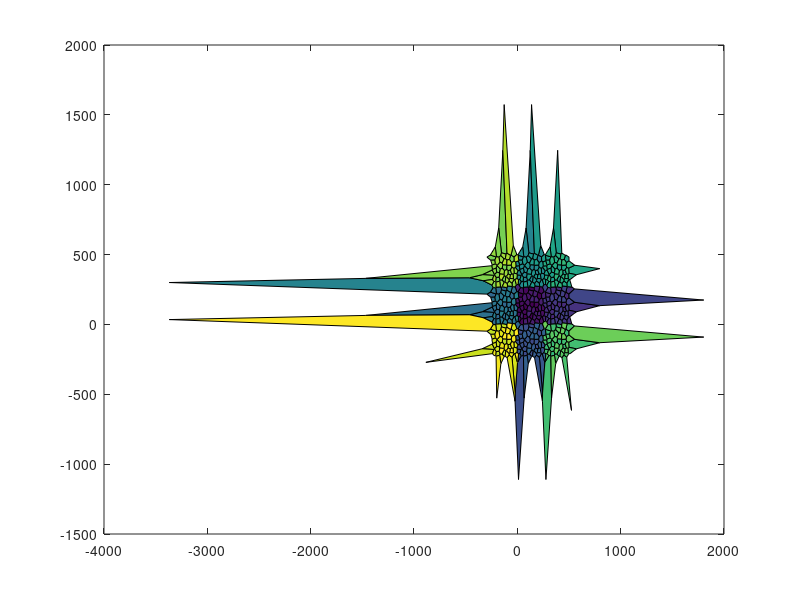
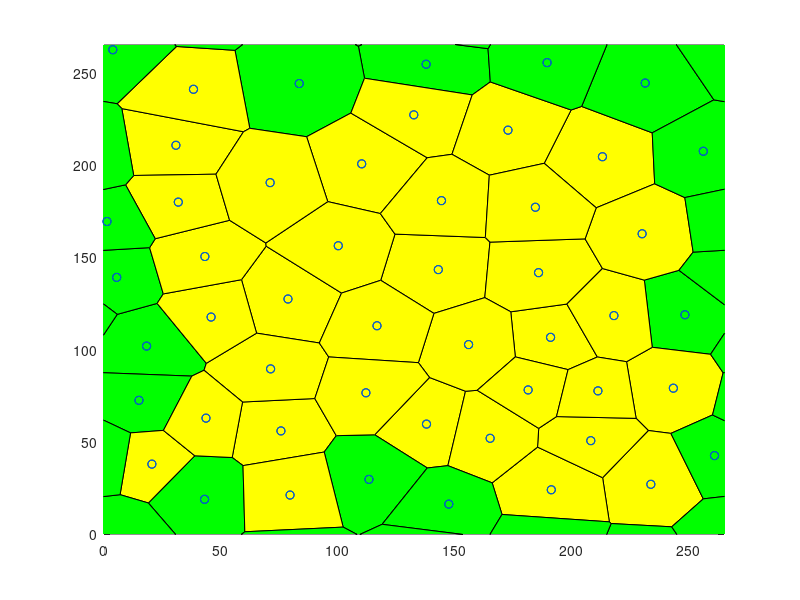

These figures' MATLAB source, in order: (Note: this script raises an error after producing the figures.)
r = 620; % Updated seed to match target
NbPoints = 50; 
limit = 3; 
cpt = 'quadratic';
prefix = 'RFB';
potential = 'ani';

%% Store data in the right folder
close all;
scriptDir = fileparts(mfilename('fullpath'));
projectRoot = fileparts(scriptDir);
outputDir = fullfile(projectRoot, 'input_files');

if ~exist(outputDir, 'dir')
    mkdir(outputDir);
end

%% Parameters
rng(r);
TOTALTIME = 100.000000;
SEED = 89542;
TIMEINTERVAL = 0.25;
error_tolerance_absolute_mechanical = 0.010000;
TISSUE_EXT_STRESS_X = 0.000000;     %should both be 0 to relax tissue, change before dynamic
TISSUE_EXT_STRESS_Y = 0.000000; 
equilibriumtolerance = 1.000000e-2;
NUCLEATIONBASECRITERIA = false;
Ratio = 10/3;
EpsilonMax = 0.091;
ExternalStressRatio = 0.85;

T1ON = 1; 
APOPTOSISON = 1;
MITOSISON = 0;
WRITEMITOSIS = 1; 
VERBOSEON = 1; 
EQUILIBRIUMMITOSIS = 1; 

%Mysterious Parameters
CELLPRESSURETYPE = cpt;
TCJSTRENGTH = 100;
THETAAN = 3.14 / 2.0 ;    
ANSTRENGTH = 25; 

% --- Standard Constants ---
GAMMA = 10.0;
t0 = 1;
l0 = 25;
% Manually setting K to match your specific target output
LX = 1.5*l0*sqrt(NbPoints);
LY = 1.5*l0*sqrt(NbPoints);
A0 = LX*LY/NbPoints;
K = Ratio * GAMMA/l0;
ALPHAM = GAMMA*t0/l0;               %the paper had 5.5
TISSUE_ALPHA = 10*ALPHAM;
INITIALSTEPSIZE = t0/10000;
MINAREA = A0/100;
MINLENGTH = l0/40;
NEWEDGELENGTH = l0/20;
CURRENTTIME = 0.000000;
KAPPA=(1/100)*0.227*5.502/ALPHAM;
GAMMA0=GAMMA;
Y=1.25*GAMMA/EpsilonMax;
NUCLEATIONTHRESHOLD = 0.95*EpsilonMax*Y;

%% Simulation Detail Parameters
% Calculate Mesh based on A0 and NbPoints to get LX = 167.705098
Mesh = LX;

nomfichier_filename= [prefix '_NbPts_' num2str(NbPoints,'%04d') '_rng_' num2str(r,'%04d') '_pot_' potential '_lim_' num2str(limit, '%2d') '20.txt'];
nomfichier = fullfile(outputDir, nomfichier_filename);

%% Generate Voronoi
fprintf('Writing file: %s\n', nomfichier);
f1=figure();
f2=figure();
Points1=Mesh*rand(NbPoints,2); 

it = 0;
while it < limit
    Pointsa=Points1+Mesh*[ones(NbPoints,1) zeros(NbPoints,1)];
    Pointsb=Points1-Mesh*[zeros(NbPoints,1) ones(NbPoints,1)];
    Pointsc=Points1-Mesh*[ones(NbPoints,1) zeros(NbPoints,1)];
    Pointsd=Points1+Mesh*[zeros(NbPoints,1) ones(NbPoints,1)];
    Pointse=Points1+Mesh*[ones(NbPoints,1) ones(NbPoints,1)];
    Pointsf=Points1+Mesh*[ones(NbPoints,1) -ones(NbPoints,1)];
    Pointsg=Points1+Mesh*[-ones(NbPoints,1) ones(NbPoints,1)];
    Pointsh=Points1+Mesh*[-ones(NbPoints,1) -ones(NbPoints,1)];
    Pointst=[Points1; Pointsa; Pointsb; Pointsc; Pointsd; Pointse; Pointsf; Pointsg; Pointsh];
    
    [v,c]=voronoin(Pointst);
    
    centroids = zeros(NbPoints,2);
    centroidcount = 0;
   
    for i = 1:length(c)
        signedarea = 0;
        centroidx = 0;
        centroidy = 0;
        if (all(c{i}~=1))
            for s = 1:length(c{i})
                if s == length(c{i}) 
                    signedarea = signedarea + v(c{i}(s),1)*v(c{i}(1),2) - v(c{i}(1),1)*v(c{i}(s),2);
                else
                    signedarea = signedarea + v(c{i}(s),1)*v(c{i}(s+1),2) - v(c{i}(s+1),1)*v(c{i}(s),2);
                end
            end
            signedarea = .5*signedarea;
            for j = 1:length(c{i})
                if j == length(c{i})
                    centroidx = centroidx + (v(c{i}(j),1)+v(c{i}(1),1))*(v(c{i}(j),1)*v(c{i}(1),2) - v(c{i}(1),1)*v(c{i}(j),2));
                    centroidy = centroidy + (v(c{i}(j),2)+v(c{i}(1),2))*(v(c{i}(j),1)*v(c{i}(1),2) - v(c{i}(1),1)*v(c{i}(j),2));
                    
                else
                    centroidx = centroidx + (v(c{i}(j),1)+v(c{i}(j+1),1))*(v(c{i}(j),1)*v(c{i}(j+1),2) - v(c{i}(j+1),1)*v(c{i}(j),2));
                    centroidy = centroidy + (v(c{i}(j),2)+v(c{i}(j+1),2))*(v(c{i}(j),1)*v(c{i}(j+1),2) - v(c{i}(j+1),1)*v(c{i}(j),2));
                end
            end
            centroidx = (1/(6*signedarea))*centroidx;
            centroidy = (1/(6*signedarea))*centroidy;
            if centroidx > 0 && centroidx < Mesh && centroidy > 0 && centroidy < Mesh
                centroidcount = centroidcount + 1;
                centroids(centroidcount,:) = [centroidx centroidy];
            end
        end
    end
    it = it + 1;
    Points1 = centroids;
end

%% Representation of the result
 set(0,'CurrentFigure',f1);
 plot(Points1(:,1),Points1(:,2),'r+');
 set(0,'CurrentFigure',f2);
 plot(Points1(:,1),Points1(:,2),'r+');
 hold on
 for i = 1:length(c)
     if (all(c{i}~=1))
         set(0,'CurrentFigure',f1)
         patch(v(c{i},1),v(c{i},2),i)
     end
     IN=(all(v(c{i},1)>0)&all(v(c{i},1)<Mesh)&all(v(c{i},2)>0)&all(v(c{i},2)<Mesh));
     IN2=(any(v(c{i},1)>0)&any(v(c{i},1)<Mesh)&any(v(c{i},2)>0)&any(v(c{i},2)<Mesh))&(~IN);
     if (all(c{i}~=1)&&IN)
         set(0,'CurrentFigure',f2)
         patch(v(c{i},1),v(c{i},2),'y'); 
     end
     if (all(c{i}~=1)&&(IN2))
         set(0,'CurrentFigure',f2)
         patch(v(c{i},1),v(c{i},2),'g');
     end
 end
 set(0,'CurrentFigure',f2)
 xlim([0 Mesh]);
 ylim([0 Mesh]);
 plot(Points1(:,1),Points1(:,2),'bo');
 scatter(centroids(:,1),centroids(:,2),'r+')

for i = 1:length(c)
    INGLOBAL=any((v(c{i},1)>0)&v(c{i},1)<Mesh&v(c{i},2)>0&v(c{i},2)<Mesh);
    if INGLOBAL
        ListVertex=c{i};
        area=0;
        for k=1:length(c{i})
            kplus=mod(k,length(c{i}))+1;
            area=area+v(c{i}(k),1)*v(c{i}(kplus),2)-v(c{i}(kplus),1)*v(c{i}(k),2);
        end
        if(area<0)    c{i}=fliplr(c{i}); end
    end
end

%% Export to a file (EXACT MATCH TO TARGET VALUES)
fid=fopen(nomfichier,'wt');
fprintf(fid, 'Voronoi Tesselation Data: \n');
fprintf(fid, 'NumbCells %d \t rng %d \n', NbPoints, r);
fprintf(fid, 'ratio pressure to tension\t%f\n', Ratio);
fprintf(fid, 'Global:\n');
fprintf(fid, 'LX\t%f\nLY\t%f\n', Mesh, Mesh);
fprintf(fid, 'A0\t%f\n', A0);
fprintf(fid, 'SEED\t%d\n', SEED);
fprintf(fid, 'TIMEINTERVAL\t%f\n', TIMEINTERVAL);
fprintf(fid, 'MINAREA\t%f\n', MINAREA);
fprintf(fid, 'MINLENGTH\t%f\n', MINLENGTH);
fprintf(fid, 'NEWEDGELENGTH\t%f\n', NEWEDGELENGTH);
fprintf(fid, 'K\t%f\n', K);
fprintf(fid, 'GAMMA\t%f\n', GAMMA);
fprintf(fid, 'TOTALTIME\t%f\n', TOTALTIME);
fprintf(fid, 'CURRENTTIME\t%f\n', CURRENTTIME);
fprintf(fid, 'VERBOSEON\t%d\n', VERBOSEON);
fprintf(fid, 'INITIALSTEPSIZE\t%f\n', INITIALSTEPSIZE);
fprintf(fid, 'error_tolerance_absolute_mechanical\t%f\n', error_tolerance_absolute_mechanical);
% Format TISSUE_ALPHA to 2 decimal places as per target
fprintf(fid, 'TISSUE_ALPHA\t%2.2f\n', TISSUE_ALPHA);
fprintf(fid, 'ALPHAM\t%f\n', ALPHAM);
fprintf(fid, 'TISSUE_EXT_STRESS_X\t%f\n', TISSUE_EXT_STRESS_X);
fprintf(fid, 'TISSUE_EXT_STRESS_Y\t%f\n', TISSUE_EXT_STRESS_Y);
fprintf(fid, 'equilibriumtolerance\t%e\n', equilibriumtolerance);
fprintf(fid, 'NUCLEATIONTHRESHOLD\t%f\n', NUCLEATIONTHRESHOLD);
fprintf(fid, 'NUCLEATIONBASECRITERIA\t%d\n', NUCLEATIONBASECRITERIA);
fprintf(fid, 'KAPPA\t%f\n', KAPPA);
fprintf(fid, 'Y\t%f\n', Y);
fprintf(fid, 'EpsilonMax\t%f\n', EpsilonMax);
fprintf(fid, 'ExternalStressRatio\t%f\n', ExternalStressRatio);
fprintf(fid, 'endGlobal\n');

fprintf(fid, 'Vertices\n');
fprintf(fid, 'id\tx\ty\n');

NbVertex=0;
CentralVertices=zeros(length(v),2);
for i = 2:length(v)   
    if(v(i,1)>0&&v(i,1)<Mesh&&v(i,2)>0&&v(i,2)<Mesh)
        fprintf(fid,'%d',i);
        fprintf(fid,'\t %2.4f',v(i,1));
        fprintf(fid,'\t %2.4f',v(i,2));
        fprintf(fid,'\n');
        NbVertex=NbVertex+1;
        CentralVertices(NbVertex,1)=v(i,1);
        CentralVertices(NbVertex,2)=v(i,2);
    end
end

CentralVertices=CentralVertices(1:NbVertex,1:2);
EqVertex=zeros(NbVertex,1);

for i = 2:length(v)
    vcorrige=zeros(1,2);
    vtest=v(i,:);
    if (vtest(1)>0&&vtest(1)<Mesh&&vtest(2)>0&&vtest(2)<Mesh) vcorrige=vtest;end
    vtest=v(i,:)-Mesh*[1 0];
    if (vtest(1)>0&&vtest(1)<Mesh&&vtest(2)>0&&vtest(2)<Mesh) vcorrige=vtest;  end
    vtest=v(i,:)-Mesh*[0 1];
    if (vtest(1)>0&&vtest(1)<Mesh&&vtest(2)>0&&vtest(2)<Mesh) vcorrige=vtest;  end
    vtest=v(i,:)+Mesh*[1 0];
    if (vtest(1)>0&&vtest(1)<Mesh&&vtest(2)>0&&vtest(2)<Mesh) vcorrige=vtest;  end
    vtest=v(i,:)+Mesh*[0 1];
    if (vtest(1)>0&&vtest(1)<Mesh&&vtest(2)>0&&vtest(2)<Mesh) vcorrige=vtest;  end
    vtest=v(i,:)-Mesh*[1 1];
    if (vtest(1)>0&&vtest(1)<Mesh&&vtest(2)>0&&vtest(2)<Mesh) vcorrige=vtest;  end
    vtest=v(i,:)-Mesh*[1 -1];
    if (vtest(1)>0&&vtest(1)<Mesh&&vtest(2)>0&&vtest(2)<Mesh) vcorrige=vtest;  end
    vtest=v(i,:)+Mesh*[1 1];
    if (vtest(1)>0&&vtest(1)<Mesh&&vtest(2)>0&&vtest(2)<Mesh) vcorrige=vtest;  end
    vtest=v(i,:)+Mesh*[1 -1];
    if (vtest(1)>0&&vtest(1)<Mesh&&vtest(2)>0&&vtest(2)<Mesh) vcorrige=vtest;  end
    
    column=find(all(abs((repmat(vcorrige,size(v,1),1))'-v')<0.000001));
    if(~isempty(column))
        EqVertex(i)=column;
    end
end

fprintf(fid, 'Edges\n');
fprintf(fid, 'id\tvertex1\tvertex2\txflag\tyflag\n');
NbEdgeMax=3*NbVertex; 
Edges.Vertices=zeros(NbEdgeMax,2);
Edges.Crossx12=zeros(NbEdgeMax,1);
Edges.Crossx21=zeros(NbEdgeMax,1);
Edges.Crossy12=zeros(NbEdgeMax,1);
Edges.Crossy21=zeros(NbEdgeMax,1);

EdgeIncrement=0; 
for i = 1:length(c) 
    INGLOBAL=any( (v(c{i},1)>0) & v(c{i},1)<Mesh & v(c{i},2)>0 & v(c{i},2)<Mesh);
    if INGLOBAL 
        ListVertex=c{i}; 
        for j=1:length(ListVertex) 
            testdejainscrit=0;
            for k=1:EdgeIncrement
                if ((EqVertex((ListVertex(j)))==Edges.Vertices(k,1)...
                        &&EqVertex(ListVertex(mod(j,length(ListVertex))+1))==Edges.Vertices(k,2))...
                        ||...
                        (EqVertex(ListVertex(j))==Edges.Vertices(k,2)...
                        &&EqVertex(ListVertex(mod(j,length(ListVertex))+1))==Edges.Vertices(k,1)))
                    testdejainscrit=1;
                else
                end
            end
            if(~testdejainscrit)
                EdgeIncrement=EdgeIncrement+1;
                Edges.Vertices(EdgeIncrement,1)=EqVertex(ListVertex(j)); 
                Edges.Vertices(EdgeIncrement,2)=EqVertex(ListVertex(mod(j,length(ListVertex))+1)); 
                Vertex1encours=ListVertex(j);
                Vertex1encourseq=EqVertex(ListVertex(j));
                Vertex2encours=ListVertex(mod(j,length(ListVertex))+1);
                Vertex2encourseq=EqVertex(ListVertex(mod(j,length(ListVertex))+1));
                
                fprintf(fid,'%d',EdgeIncrement);
                fprintf(fid,'\t %d', Edges.Vertices(EdgeIncrement,1));
                fprintf(fid,'\t %d', Edges.Vertices(EdgeIncrement,2));
                
                VertexCross21=(EqVertex(ListVertex(j))~=ListVertex(j))&&(EqVertex(ListVertex(mod(j,length(ListVertex))+1))==ListVertex(mod(j,length(ListVertex))+1));
                VertexCross12=(EqVertex(ListVertex(j))==ListVertex(j))&&(EqVertex(ListVertex(mod(j,length(ListVertex))+1))~=ListVertex(mod(j,length(ListVertex))+1));
                
                if((EqVertex(ListVertex(j))~=ListVertex(j))&&(EqVertex(ListVertex(mod(j,length(ListVertex))+1))==ListVertex(mod(j,length(ListVertex))+1)))
                    if(v(ListVertex(j),1)<0) Edges.Crossx12(EdgeIncrement)=1; end
                    if(v(ListVertex(j),1)>Mesh) Edges.Crossx21(EdgeIncrement)=1; end
                    if(v(ListVertex(j),2)<0) Edges.Crossy12(EdgeIncrement)=1; end
                    if(v(ListVertex(j),2)>Mesh) Edges.Crossy21(EdgeIncrement)=1; end
                end
                if((EqVertex(ListVertex(j))==ListVertex(j))&&(EqVertex(ListVertex(mod(j,length(ListVertex))+1))~=ListVertex(mod(j,length(ListVertex))+1)))
                    if(v(ListVertex(mod(j,length(ListVertex))+1),1)<0) Edges.Crossx21(EdgeIncrement)=1; end
                    if(v(ListVertex(mod(j,length(ListVertex))+1),1)>Mesh) Edges.Crossx12(EdgeIncrement)=1; end
                    if(v(ListVertex(mod(j,length(ListVertex))+1),2)<0) Edges.Crossy21(EdgeIncrement)=1; end
                    if(v(ListVertex(mod(j,length(ListVertex))+1),2)>Mesh) Edges.Crossy12(EdgeIncrement)=1; end
                end
                
                if((EqVertex(ListVertex(j))~=ListVertex(j))&&(EqVertex(ListVertex(mod(j,length(ListVertex))+1))~=ListVertex(mod(j,length(ListVertex))+1)))
                    v1=v(ListVertex(j),:);
                    v2=v(ListVertex(mod(j,length(ListVertex))+1),:);
                    eqv1=v(EqVertex(ListVertex(j)),:);
                    eqv2=v(EqVertex(ListVertex(mod(j,length(ListVertex))+1)),:);
                    if(v2(1)>v1(1))&&(eqv2(1)<eqv1(1)) Edges.Crossx12(EdgeIncrement)=1; end
                    if(v2(1)<v1(1))&&(eqv2(1)>eqv1(1)) Edges.Crossx21(EdgeIncrement)=1; end
                    if (v2(2)>v1(2))&&(eqv2(2)<eqv1(2))Edges.Crossy12(EdgeIncrement)=1; end
                    if (v2(2)<v1(2))&&(eqv2(2)>eqv1(2)) Edges.Crossy21(EdgeIncrement)=1; end
                end
                
                newxflag=0;
                newyflag=0;
                if ( (Edges.Crossx12(EdgeIncrement)==1) || (Edges.Crossx21(EdgeIncrement)==1) )
                    newxflag=1;
                end
                if ( (Edges.Crossy12(EdgeIncrement)==1) || (Edges.Crossy21(EdgeIncrement)==1) )
                    newyflag=1;
                end
                
                fprintf(fid,'\t %d \t %d \n', newxflag, newyflag);
                
            end
        end
    end
end

%% Then we go to the cells
cinside=cell(length(c),1);
CellIncrement=0;
for i=1:length(c)
    INGLOBAL=any((v(c{i},1)>0)&v(c{i},1)<Mesh&v(c{i},2)>0&v(c{i},2)<Mesh);
    if INGLOBAL
        CellIncrement=CellIncrement+1;
        cinside{CellIncrement}=EqVertex(c{i});
    end
end
NbCellsInside=CellIncrement;
cinside=cinside(1:NbCellsInside);
cinside2=cell(NbCellsInside,1);
CellIncrement=0;
for i=1:NbCellsInside
    dejavu=false;
    for j=1:i-1
        if ((length(cinside{i})==length(cinside{j}))&&all(sort(cinside{i})==sort(cinside{j}))) dejavu=true; end
    end
    if (~dejavu) CellIncrement=CellIncrement+1;cinside2{CellIncrement}=cinside{i}; end
end
cinside2=cinside2(1:CellIncrement);

fprintf(fid, 'Cells\n');
if (strcmp(potential,'tcj'))
    fprintf(fid, 'id\tA0\tEdgeNumb\tEdgeList\tPotential\tTCJStrength\tCellPressureType\n');
else
    fprintf(fid, 'id\tA0\tEdgeNumb\tEdgeList\tPotential\tTCJStrength\tThetaAn\tAnStrength\tCellPressureType\n');
end
for i=1:length(cinside2)
    A0_Cell = normrnd(A0, 200); % Using new A0
    ListVertex=c{i};
    fprintf(fid,'%d\t%f\t%d\t',i, A0_Cell, length(ListVertex));
    for j=1:length(ListVertex)
        NumeroEdge=0;
        for k=1:EdgeIncrement
            if (EqVertex((ListVertex(j)))==Edges.Vertices(k,1)...
                    &&EqVertex(ListVertex(mod(j,length(ListVertex))+1))==Edges.Vertices(k,2))
                NumeroEdge=k;
            end 
            if(EqVertex(ListVertex(j))==Edges.Vertices(k,2)...
                    &&EqVertex(ListVertex(mod(j,length(ListVertex))+1))==Edges.Vertices(k,1))
                NumeroEdge=k; 
            end
        end
        fprintf(fid,'%d,',NumeroEdge);
    end
    if (strcmp(potential, 'tcj'))
        fprintf(fid,'\t%s\t%f\t%s\n', potential, TCJSTRENGTH,CELLPRESSURETYPE);
    else
        fprintf(fid,'\t%s\t%f\t%f\t%f\t%s\n', potential, TCJSTRENGTH, THETAAN, ANSTRENGTH,CELLPRESSURETYPE);
    end
end
fprintf(fid, 'End\n');
fclose(fid);

% Visualization directory

visualizationDir = fullfile(projectRoot,"visualization_files",erase(nomfichier_filename,".txt") + "_visualization");
if ~exist(visualizationDir, 'dir')
    mkdir(visualizationDir); 
end
